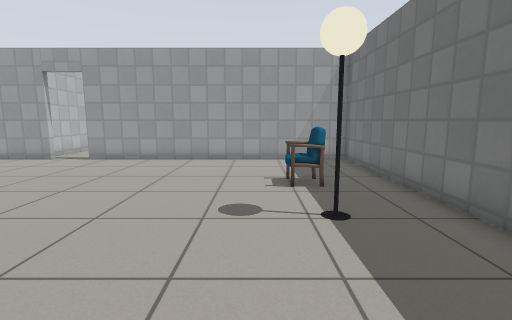
view 1 (above)

15 first-person views from a walk through a Gazebo world. The camera is 0.9 m above the floor, tilts 8° down and sees 85° across. The floor is counted in squares, 0.5 m on a side. Each view is taken from the middle of a square. On the plan, view 1 faces up. The plan holds only what a view shows up to about 15 squares ahead; the rest is blank. Simple patterns stand in for the simulator's built-in surfaces. Simple shapes stand in for some stock models.

view 2
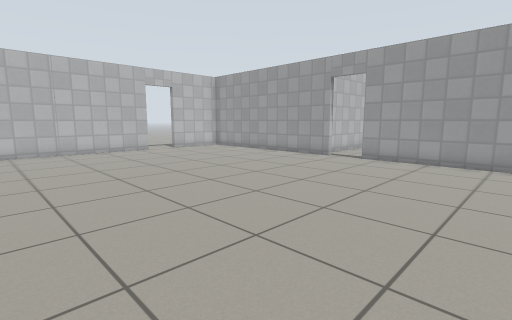

view 3
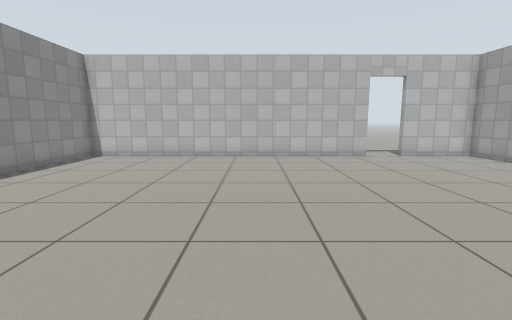

view 4
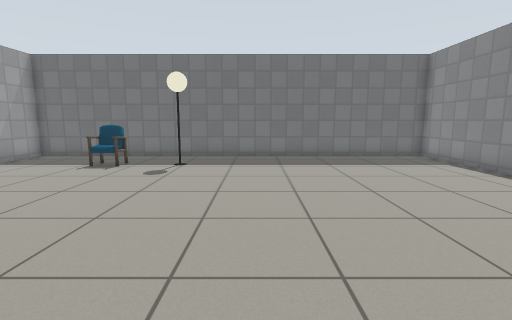

view 5
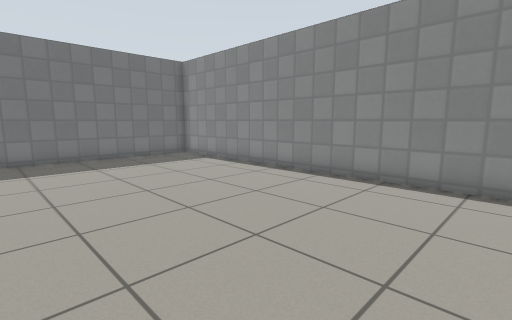

view 6
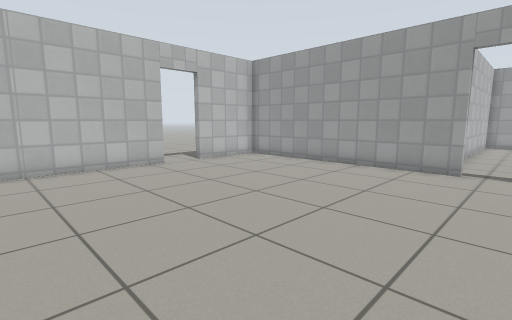

view 7
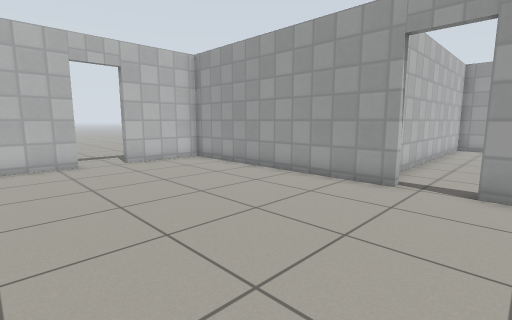

view 8
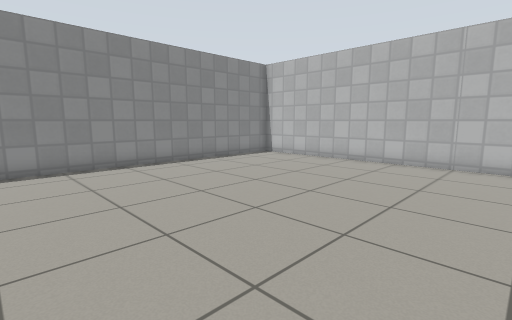

view 9
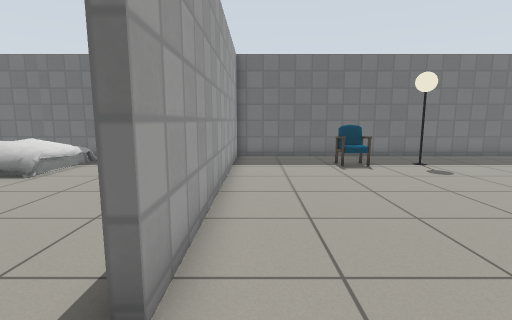

view 10
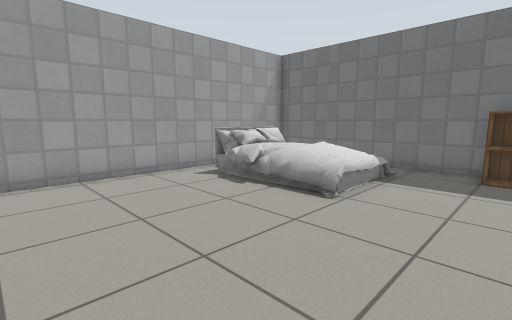

view 11
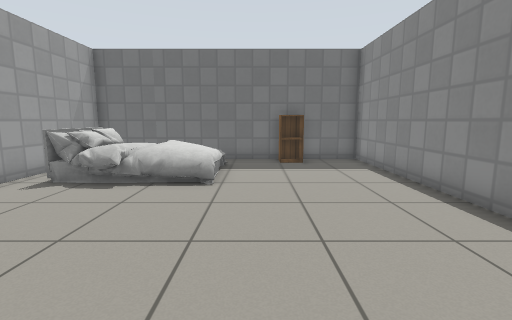

view 12
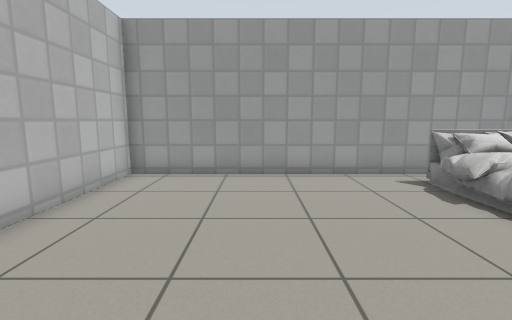

view 13
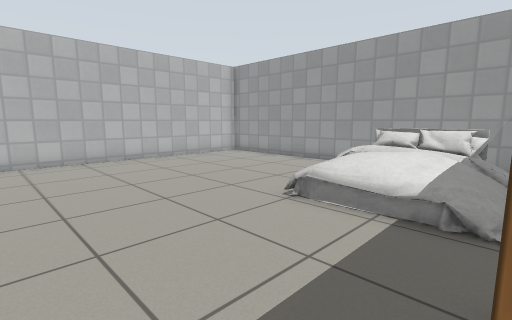

view 14
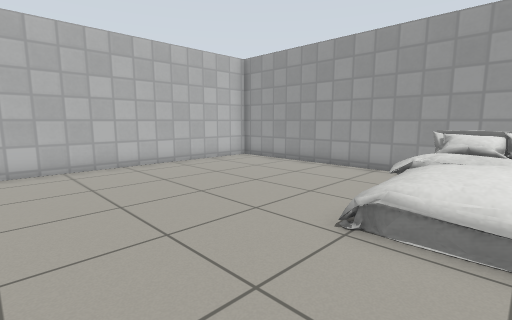

view 15
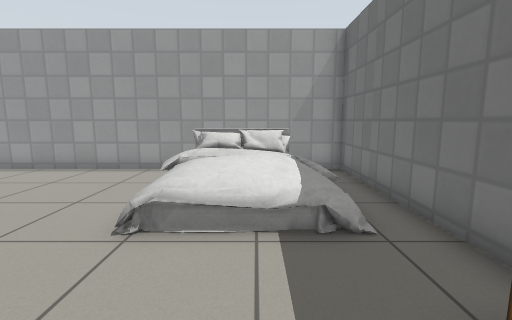

### Floor plan
Points are (right, up) in squares from view 1. A wall is a line through its corners. A room is listed if a view was taken in it or the views show most of it. See-through windows are left out.
Room 1 (views 1, 2, 3, 4, 5, 6, 7, 8, 9)
walls: (-9.6, 13) (-19.3, 13) (-19.3, 9.4); (-19.3, 7.7) (-19.3, -6.4) (4.1, -6.4) (4.1, 13) (-7.8, 13)
ways out: open door at (-8.5, 13) to room 2; open door at (-19.5, 8.5)
objects: lamp (1, 5) to (2, 5); chair (1, 7) to (2, 9)
Room 2 (views 10, 11, 12, 13, 14, 15)
walls: (-4, 13.3) (4.1, 13.3) (4.1, 25.4) (-10.3, 25.4) (-10.3, 14.1)
ways out: open door at (-8.5, 13) to room 1
objects: bed (-1, 19) to (3, 24); cabinet (3, 16) to (3, 17)

Where each view was taken, in squares from view 1:
view 1: 0 up, 0 right, facing up
view 2: 0 up, 2 left, facing up-left
view 3: 2 up, 5 left, facing left
view 4: 2 up, 10 left, facing right
view 5: 2 up, 10 left, facing down-right
view 6: 2 up, 8 left, facing up-left
view 7: 5 up, 7 left, facing up-left
view 8: 5 up, 7 left, facing down-left
view 9: 12 up, 10 left, facing right
view 10: 16 up, 7 left, facing up-right
view 11: 18 up, 9 left, facing right
view 12: 16 up, 6 left, facing up
view 13: 14 up, 3 right, facing up-left
view 14: 15 up, 1 right, facing up-left
view 15: 15 up, 1 right, facing up
